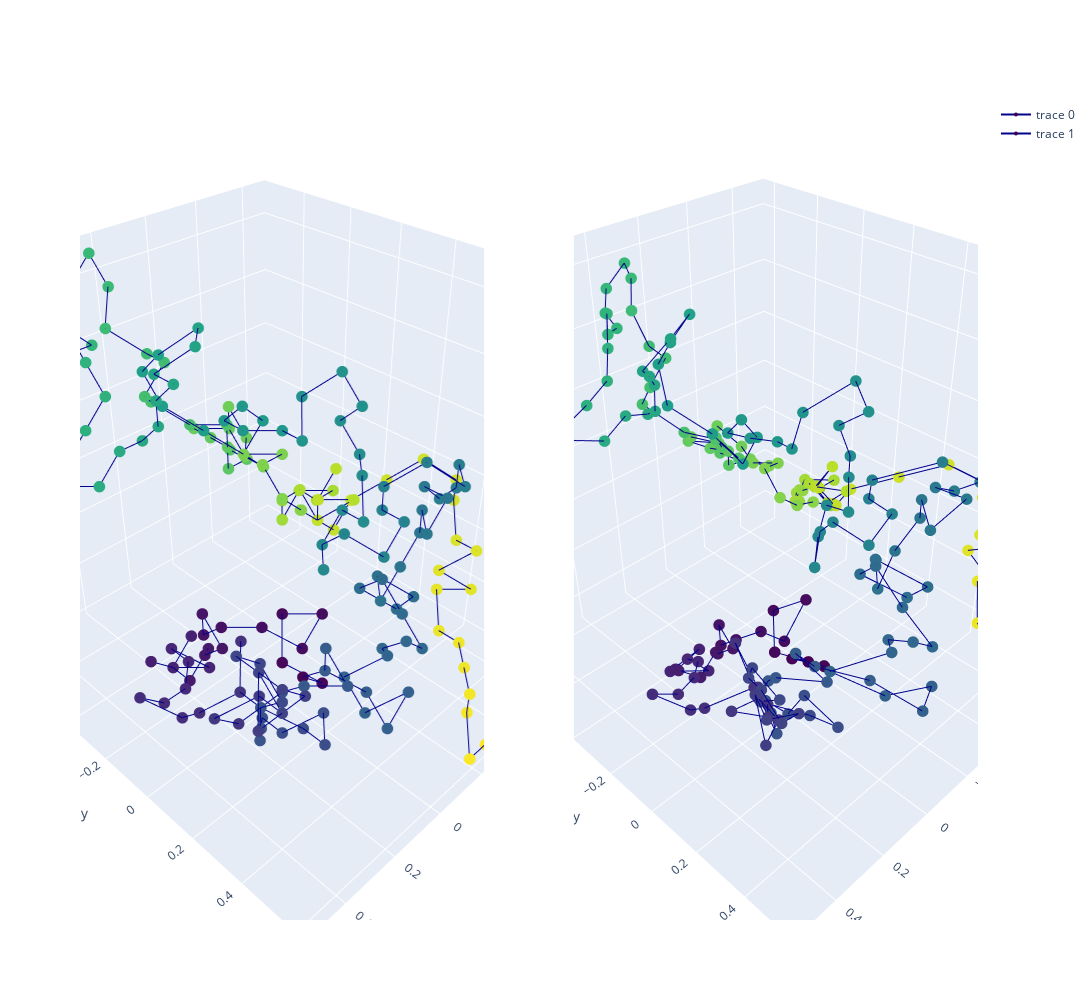

The notebook cell saved with this chart:
### Code cell
test_true_structure = test_true_structures[GRAPH_TESTED]
test_pred_structure = test_pred_structures[GRAPH_TESTED]

test_pred_structure_superposed, test_true_structure_superposed = \
        kabsch_superimposition_numpy(test_pred_structure, test_true_structure, EMBEDDING_SIZE)

x_pred = test_pred_structure_superposed[:, 0]  
y_pred = test_pred_structure_superposed[:, 1]
z_pred = test_pred_structure_superposed[:, 2]

x_true = test_true_structure_superposed[:, 0]  
y_true = test_true_structure_superposed[:, 1]
z_true = test_true_structure_superposed[:, 2]

colorscale1 = np.asarray(range(len(x_true)))
colorscale2 = np.asarray(range(len(x_pred)))
color1 = 'Viridis'
color2 = 'Viridis'

plot_true_pred_structures(x_pred, y_pred, z_pred, x_true, y_true, z_true, colorscale1, colorscale2, color1, color2)

# Shape comparison
print('Kabsch distance is ' + str(kabsch_distance_numpy(test_pred_structure, test_true_structure, EMBEDDING_SIZE)))

### Figure 1 — Plotly figure (JSON) as saved in the notebook; plotly's stock layout.template omitted (floating-point values rounded to 4 significant figures; data arrays with more than 128 entries replaced by an {"elided": "..."} marker saying what was removed)
{"data": [{"line": {"color": "darkblue", "width": 2}, "marker": {"color": {"elided": "202 int values"}, "colorscale": [[0, "#440154"], [0.1111, "#482878"], [0.2222, "#3e4989"], [0.3333, "#31688e"], [0.4444, "#26828e"], [0.5556, "#1f9e89"], [0.6667, "#35b779"], [0.7778, "#6ece58"], [0.8889, "#b5de2b"], [1, "#fde725"]], "size": 4}, "scene": "scene", "type": "scatter3d", "x": {"elided": "202 float values"}, "y": {"elided": "202 float values"}, "z": {"elided": "202 float values"}}, {"line": {"color": "darkblue", "width": 2}, "marker": {"color": {"elided": "202 int values"}, "colorscale": [[0, "#440154"], [0.1111, "#482878"], [0.2222, "#3e4989"], [0.3333, "#31688e"], [0.4444, "#26828e"], [0.5556, "#1f9e89"], [0.6667, "#35b779"], [0.7778, "#6ece58"], [0.8889, "#b5de2b"], [1, "#fde725"]], "size": 4}, "scene": "scene2", "type": "scatter3d", "x": {"elided": "202 float values"}, "y": {"elided": "202 float values"}, "z": {"elided": "202 float values"}}], "layout": {"height": 1000, "scene": {"domain": {"x": [0, 0.45], "y": [0, 1]}}, "scene2": {"domain": {"x": [0.55, 1], "y": [0, 1]}}, "width": 1300}}
